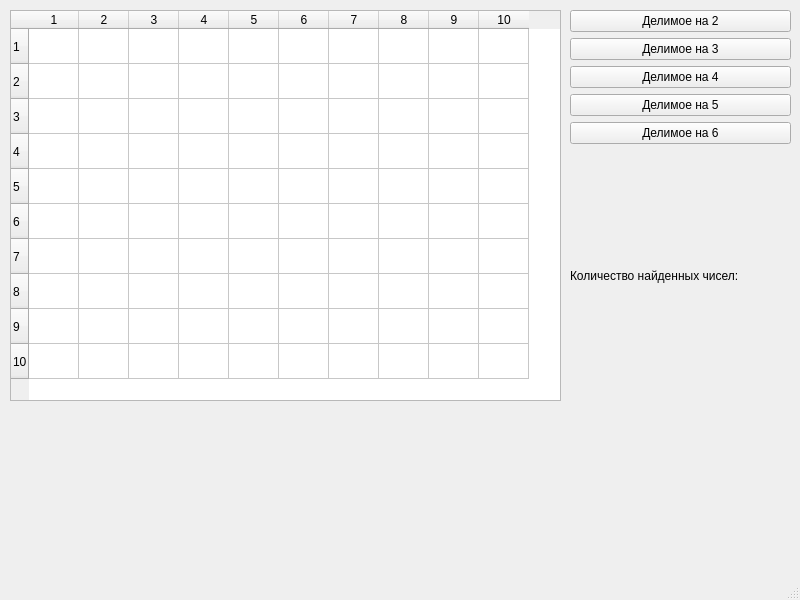
<?xml version="1.0" encoding="UTF-8"?>
<ui version="4.0">
 <class>MainWindow</class>
 <widget class="QMainWindow" name="MainWindow">
  <property name="geometry">
   <rect>
    <x>0</x>
    <y>0</y>
    <width>800</width>
    <height>600</height>
   </rect>
  </property>
  <property name="windowTitle">
   <string>MainWindow</string>
  </property>
  <widget class="QWidget" name="centralwidget">
   <widget class="QTableWidget" name="tableWidget">
    <property name="geometry">
     <rect>
      <x>10</x>
      <y>10</y>
      <width>551</width>
      <height>391</height>
     </rect>
    </property>
    <property name="autoFillBackground">
     <bool>true</bool>
    </property>
    <property name="rowCount">
     <number>10</number>
    </property>
    <property name="columnCount">
     <number>10</number>
    </property>
    <attribute name="horizontalHeaderDefaultSectionSize">
     <number>50</number>
    </attribute>
    <attribute name="verticalHeaderDefaultSectionSize">
     <number>35</number>
    </attribute>
    <row/>
    <row/>
    <row/>
    <row/>
    <row/>
    <row/>
    <row/>
    <row/>
    <row/>
    <row/>
    <column/>
    <column/>
    <column/>
    <column/>
    <column/>
    <column/>
    <column/>
    <column/>
    <column/>
    <column/>
   </widget>
   <widget class="QWidget" name="verticalLayoutWidget">
    <property name="geometry">
     <rect>
      <x>570</x>
      <y>10</y>
      <width>221</width>
      <height>391</height>
     </rect>
    </property>
    <layout class="QVBoxLayout" name="verticalLayout">
     <item>
      <widget class="QPushButton" name="btnDivisibleByTwo">
       <property name="text">
        <string>Делимое на 2</string>
       </property>
      </widget>
     </item>
     <item>
      <widget class="QPushButton" name="btnDivisibleByThree">
       <property name="text">
        <string>Делимое на 3</string>
       </property>
      </widget>
     </item>
     <item>
      <widget class="QPushButton" name="btnDivisibleByFour">
       <property name="text">
        <string>Делимое на 4</string>
       </property>
      </widget>
     </item>
     <item>
      <widget class="QPushButton" name="btnDivisibleByFive">
       <property name="text">
        <string>Делимое на 5</string>
       </property>
      </widget>
     </item>
     <item>
      <widget class="QPushButton" name="btnDivisibleBySix">
       <property name="text">
        <string>Делимое на 6</string>
       </property>
      </widget>
     </item>
     <item>
      <widget class="QLabel" name="lblResult">
       <property name="text">
        <string>Количество найденных чисел:</string>
       </property>
      </widget>
     </item>
    </layout>
   </widget>
  </widget>
  <widget class="QMenuBar" name="menubar">
   <property name="geometry">
    <rect>
     <x>0</x>
     <y>0</y>
     <width>800</width>
     <height>21</height>
    </rect>
   </property>
  </widget>
  <widget class="QStatusBar" name="statusbar"/>
 </widget>
 <resources/>
 <connections/>
</ui>
